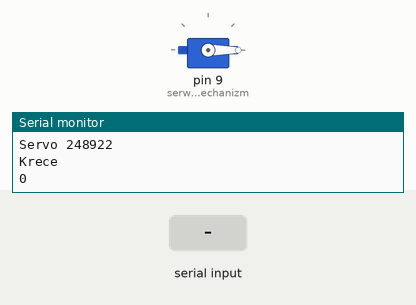
Bench run of a sketch on a simulated Arduino Uno, built with avr-gcc and run on an emulated ATmega328P. Parts: servo, the last lines printed to the serial monitor. The inputs (shaded band) are chosen by the test bench.

Above: at 1.2 s.
1.3 s: "90,45\n" received over Serial
At 3.5 s:
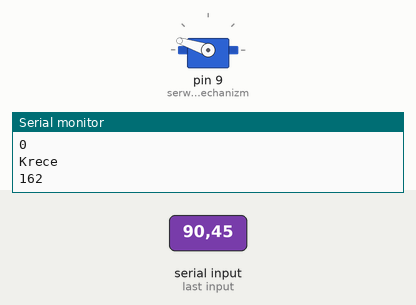
3.8 s: "30,150\n" received over Serial
At 5.6 s:
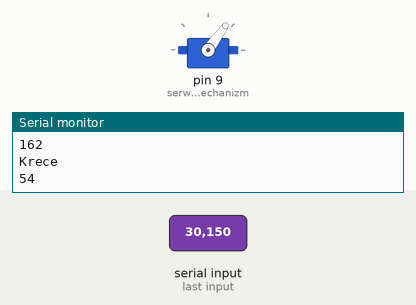
6.3 s: "90\n" received over Serial
At 8.5 s:
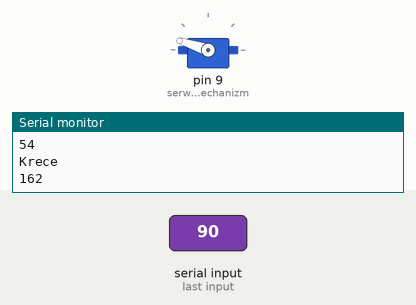
Timing chart, 0 to 10.0 s (numbered marks = the images above; inputs shaded):
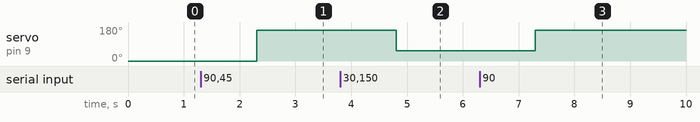

Measured:
- after the input at 1.3 s, servo on pin 9 (serwomechanizm): 0° → 162° after 1.0 s
- after the input at 3.8 s, servo on pin 9 (serwomechanizm): 162° → 54° after 1.0 s
- after the input at 6.3 s, servo on pin 9 (serwomechanizm): 54° → 162° after 1.0 s

The sketch:

Lab6_4.ino
```cpp
#include <Servo.h>

Servo serwomechanizm;
int pozycja = 0;
int zmiana = 6;
String pozycja_wpisana;
int pozycja_stopien  =0;
int pozycja_procent =0;
bool wyswietlono_komunikat = false;
void setup()
{
  Serial.begin(9600);
  Serial.println("Servo 248922");
  serwomechanizm.attach(9);
}

void loop()
{

  if(Serial.available()>0)
  {
    pozycja_wpisana = Serial.readStringUntil("\n");
    pozycja_procent = pozycja_wpisana.toInt();
    pozycja_stopien = map(pozycja_procent,0,100,0,180);
    wyswietlono_komunikat = false;
  }

  if(pozycja_stopien <= 180 && pozycja_stopien >=0)
  {
    serwomechanizm.write(pozycja_stopien);

    if(!wyswietlono_komunikat) {Serial.println("Krece \n");Serial.println(pozycja_stopien);}
    wyswietlono_komunikat = true;
  }
  else
  {
    if(!wyswietlono_komunikat) {Serial.println("Wpisano zla wartosc, sprobuj ponownie");}
    wyswietlono_komunikat = true;
  }


}
```
